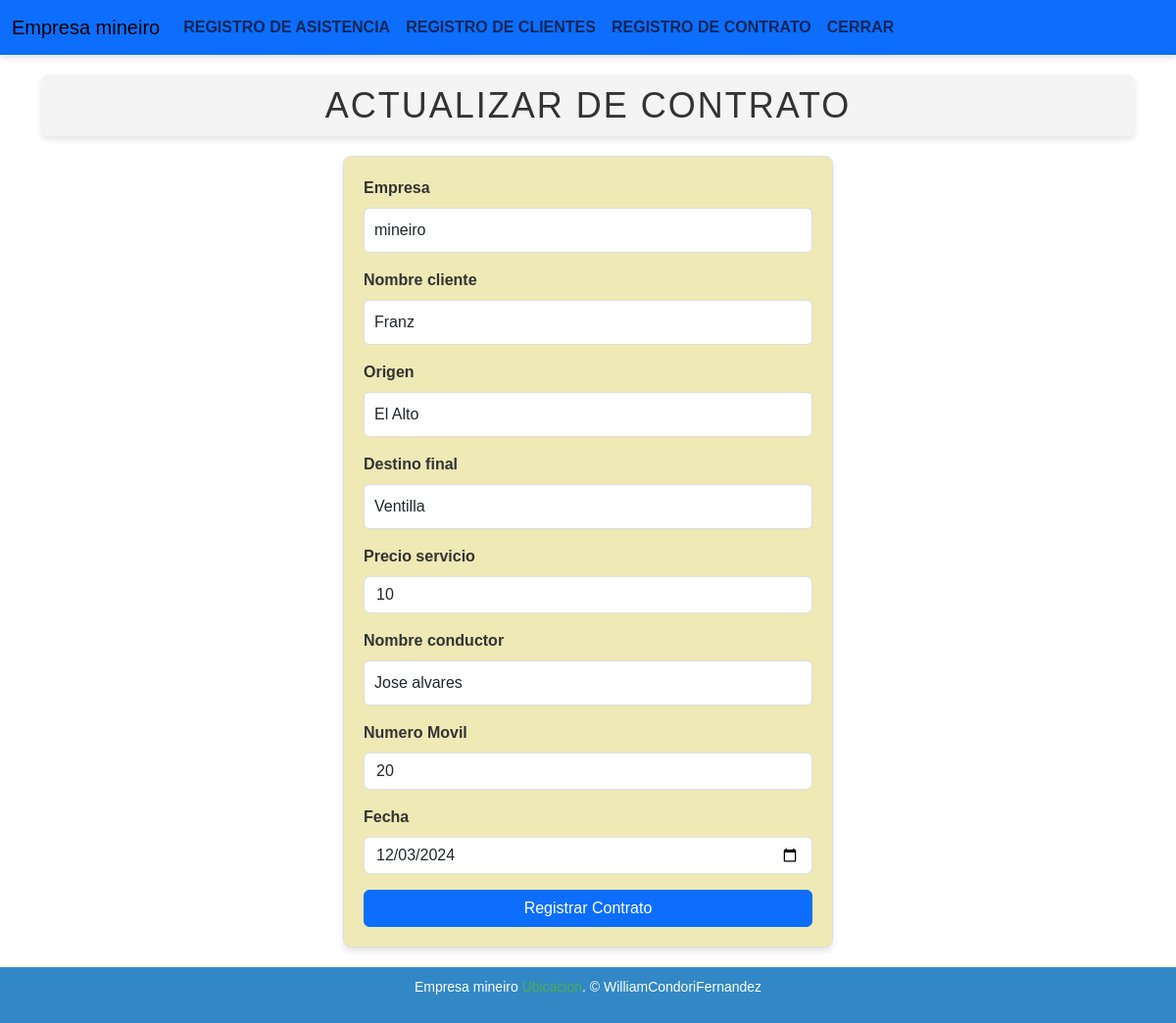
The page /contratos/edit/1 on the database its author committed.
### models/contrato_model.py (models this page shows, shortened)
class Contrato(db.Model):
    __tablename__ = "contratos"
    id = db.Column(db.Integer,primary_key=True)
    empresa = db.Column(db.String(80),nullable=False)
    nombre_cliente = db.Column(db.String(80),nullable=False)
    origen = db.Column(db.String(20),nullable=False)
    destino_final = db.Column(db.String(50),nullable=False)
    precio_servicio = db.Column(db.String(20),nullable=False)
    nombre_conductor = db.Column(db.String(20),nullable=False)
    numero_movil = db.Column(db.String(20),nullable=False)
    fecha = db.Column(db.String(20),nullable=False)
    @staticmethod
    def get_by_id(id):
        return Contrato.query.get(id)

### controllers/contrato_controller.py (the view, shortened to what this page needs)
@contrato_bp.route("/edit/<int:id>",methods=['GET','POST'])
def edit(id):
    contrato = Contrato.get_by_id(id)
    return contrato_view.edit(contrato)

### views/contrato_view.py (called while the page is built)
def edit(contrato):
    return render_template('contratos/edit.html',contrato=contrato)

### templates/contratos/edit.html (shortened to what this page needs)
{% extends 'base.html' %}
{% block content %}
<h1>Actualizar de Contrato</h1>
<form action="{{ url_for('contrato.create',id=contrato.id) }}" method="POST">
    <div class="mb-3">
        <label for="" class="form-label">Empresa</label>
        <input type="text" class="form-control" name="empresa" value="{{ contrato.empresa }}" required>
    </div>
    <div class="mb-3">
        <label for="" class="form-label">Nombre cliente</label>
        <input type="text" class="form-control" name="nombre_cliente" value="{{ contrato.nombre_cliente }}" required>
    </div>
    <div class="mb-3">
        <label for="" class="form-label">Origen</label>
        <input type="text" class="form-control" name="origen" value="{{ contrato.origen }}" required>
    </div>
    <div class="mb-3">
        <label for="" class="form-label">Destino final</label>
        <input type="text" class="form-control" name="destino_final" value="{{ contrato.destino_final }}" required>
    </div>
    <div class="mb-3">
        <label for="" class="form-label">Precio servicio</label>
        <input type="number" class="form-control" name="precio_servicio" value="{{ contrato.precio_servicio }}" required>
    </div>
    <div class="mb-3">
        <label for="" class="form-label">Nombre conductor</label>
        <input type="text" class="form-control" name="nombre_conductor" value="{{ contrato.nombre_conductor }}" required>
    </div>
    <div class="mb-3">
        <label for="" class="form-label">Numero Movil</label>
        <input type="number" class="form-control" name="numero_movil" value="{{ contrato.numero_movil }}" required>
    </div><div class="mb-3">
        <label for="" class="form-label">Fecha</label>
        <input type="date" class="form-control" name="fecha" value="{{ contrato.fecha }}" required>
    </div>
<button type="submit" class="btn btn-primary">Registrar Contrato</button>
</form>
{% endblock %}

### templates/base.html (style rules this page uses)
body { font-family: Arial, sans-serif; margin: 0; padding: 0; display: flex; flex-direction: column; justify-content: space-around; min-height: 100vh; background-color: #ffffff; }
h1 { font-family: 'Arial Black', sans-serif; font-size: 36px; color: #333; text-align: center; margin: 20px 0; padding: 10px; background-color: #f4f4f4; border-radius: 8px; box-shadow: 0 4px 6px rgba(0, 0, 0, 0.1); text-transform: uppercase; letter-spacing: 2px; }
form { max-width: 500px; margin: 20px auto; padding: 20px; background-color: #eee9b5; border: 1px solid #ddd; border-radius: 8px; box-shadow: 0 4px 6px rgba(0, 0, 0, 0.1); font-family: Arial, sans-serif; }
form label { display: block; margin-bottom: 8px; font-weight: bold; color: #333; }
form input[type="text"], form input[type="email"], form input[type="password"], form textarea, form select { width: 100%; padding: 10px; margin-bottom: 15px; border: 1px solid #ddd; border-radius: 5px; font-size: 16px; box-sizing: border-box; }
form button { display: block; width: 100%; padding: 10px; background-color: #4CAF50; color: white; border: none; border-radius: 5px; font-size: 16px; cursor: pointer; transition: background-color 0.3s; }

### rows shown on the page
Contrato: empresa "mineiro", nombre_cliente "Franz", origen "El Alto", destino_final "Ventilla", precio_servicio "10", nombre_conductor "Jose alvares", numero_movil "20", fecha "12/03/2024"
